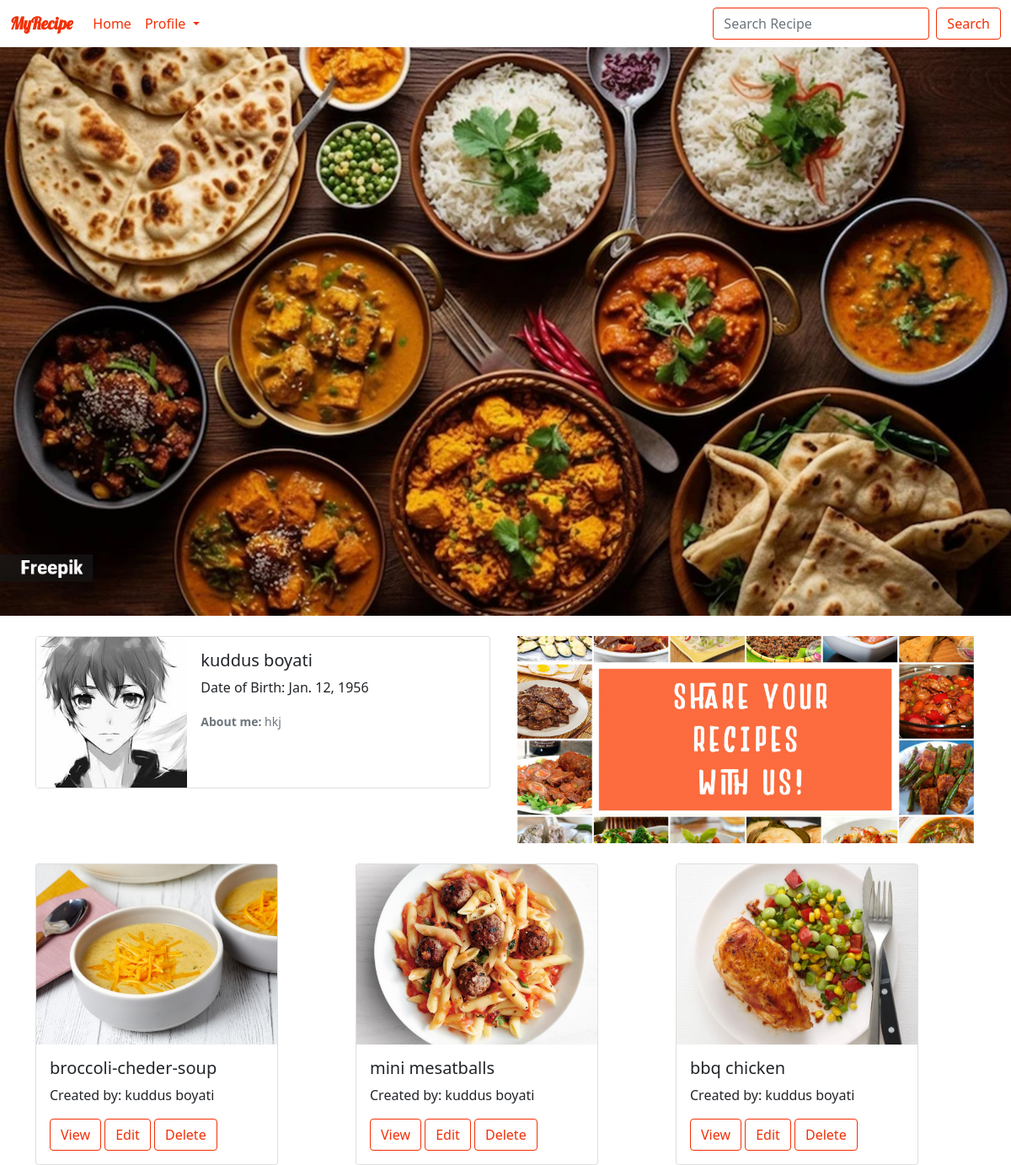
Screenshot of /users/viewprofile (signed in) with the database file from the repository.
### users/models.py (models this page shows, shortened)
class Profile(models.Model):
     user = models.OneToOneField(User,on_delete=models.CASCADE)
     profile_pic = models.ImageField(upload_to='images',null=True)
     bio = models.CharField(max_length=120)
     birth_date = models.DateField(null=True)

### recipes/models.py (models this page shows, shortened)
class recipe(models.Model):
    recipe_name = models.CharField(max_length=120)
    ingredient = models.CharField(max_length=600)
    category = models.CharField(max_length=120)
    recipe_pic = models.ImageField(upload_to="images")
    How_to_make = models.CharField(max_length=600)
    created_by = models.ForeignKey(to=User,on_delete=models.CASCADE)

### users/views.py (the view)
# urls.py: path('viewprofile',views.ViewProfile.as_view(),name="viewprofile"),
class ViewProfile(TemplateView):
    context = {}
    template_name = 'users/viewprofile.html'
    def get(self,request,*args,**kwargs):
        user_id = request.user.id
        try:
            profile = Profile.objects.get(user=user_id)
            self.context['profile'] = profile
        except Exception:
            pass
        data = recipe.objects.filter(created_by=user_id)
        self.context['data'] = data
        return render(request,self.template_name,self.context)

### users/templates/users/viewprofile.html (shortened to what this page needs)
<!DOCTYPE html>
<html lang="en">
<head>
    <link href="https://cdn.jsdelivr.net/npm/bootstrap@5.0.0-beta3/dist/css/bootstrap.min.css" rel="stylesheet">
    {% load static %}
    <link rel="stylesheet" href="{% static 'users/css/viewprofile.css' %}">
    <link rel="stylesheet" href="{% static 'home/css/home.css' %}">
</head>
<body>
{% include 'home/nav.html' %}
<img src="{% static 'home/images/bgimg2.jpeg' %}" class="img-fluid" style="background-image">
<div class="container">
    <div class="row">
        <div class="col-6">
            <div class="card mb-3" style="max-width: 540px;">
                <div class="row g-0">
                    <div class="col-md-4">
                        <img src="/{{profile.profile_pic}}" alt="...">
                    </div>
                    <div class="col-md-8">
                        <div class="card-body">
                            <h5 class="card-title">{{profile.user.first_name}} {{profile.user.last_name}}</h5>
                            <p class="card-text">Date of Birth: {{profile.birth_date}}</p>
                            <p class="card-text"><small class="text-muted"><b>About me:</b> {{profile.bio}}</small></p>
                        </div>
                    </div>
                </div>
            </div>
        </div>
        <div class="col-6">
            <a href="{% url 'createrecipe' %}">
            <img src="{% static 'home/images/share.png' %}">
            </a>
        </div>
    </div>
</div>
 {% include 'home/card.html' %}
</body>
</html>

### home/templates/home/nav.html (shortened to what this page needs)
{% if request.user.is_active %}
  {% if profile %}
    <nav class="navbar navbar-expand-lg navbar-light bg-light">
      <div class="container-fluid">
        <a class="navbar-brand" href="#"><b>MyRecipe</b></a>
        <div class="collapse navbar-collapse" id="navbarSupportedContent">
          <ul class="navbar-nav me-auto mb-2 mb-lg-0">
            <li class="nav-item">
              <a class="nav-link active" aria-current="page" href="{% url 'home' %}">Home</a>
            </li>
            <li class="nav-item dropdown">
              <a class="nav-link active dropdown-toggle" href="#" id="navbarDropdown" role="button" data-bs-toggle="dropdown" aria-expanded="false">
                Profile
              </a>
            </li>
          </ul>
          <form class="d-flex">
            <input class="form-control me-2" type="search" placeholder="Search Recipe" aria-label="Search">
            <button id="bs" class="btn btn-outline-success" type="submit">Search</button>
          </form>
        </div>
      </div>
    </nav>
  {% endif %}
{% endif %}

### home/templates/home/card.html (shortened to what this page needs)
<div class="container">
    <div class="row row-cols-1 row-cols-md-3 g-4">
      {% for obj in data %}
        {% if obj.created_by == request.user %}
          <div class="col-3">
            <div class="card h-100" style="width: 18rem;">
              <img src="/{{obj.recipe_pic}}" class="card-img-top" alt="...">
              <div class="card-body">
                <h5 class="card-title">{{obj.recipe_name}}</h5>
                <p class="card-text">Created by: {{obj.created_by.first_name}} {{obj.created_by.last_name}}</p>
                <a href="{% url 'viewrecipe' obj.pk %}" class="btn btn-outline-success" id="bt1">View</a>
                <a href="{% url 'editrecipe' obj.pk %}" class="btn btn-outline-success" id="bt2">Edit</a>
                <a href="{% url 'deleterecipe' obj.pk %}" class="btn btn-outline-success" id="bt3">Delete</a>
              </div>
            </div>
          </div>
        {% endif %}
      {% endfor %}
      </div>
</div>

### users/static/users/css/viewprofile.css (style rules this page uses)
img { max-width:100% !important; height:100% !important; }

### home/static/home/css/home.css (style rules this page uses)
.bg-light { background-color: white !important; }
.navbar-light .navbar-brand { color: #F23005 !important; font-family: 'Lobster', cursive; }
.navbar-light .navbar-nav .nav-link.active, .navbar-light .navbar-nav .show > .nav-link { color: #F23005 !important ; }
.form-control { border: 1px solid #F23005; }
.container { position: relative; padding-top:2% }
.btn-outline-success, .btn-outline-success:focus, .btn-outline-success:active, .btn-outline-success:hover { color: #F23005!important ; border-color: #F23005 !important; }
.card-img-top { width: 100%; height: 15vw; object-fit: cover; }

### rows the page displays
Profile: profile_pic (picture), user.first_name "kuddus", user.last_name "boyati", birth_date "Jan. 12, 1956", bio "hkj"
recipe: recipe_pic (picture), recipe_name "broccoli-cheder-soup", created_by.first_name "kuddus", created_by.last_name "boyati"
recipe: recipe_pic (picture), recipe_name "mini mesatballs", created_by.first_name "kuddus", created_by.last_name "boyati"
recipe: recipe_pic (picture), recipe_name "bbq chicken", created_by.first_name "kuddus", created_by.last_name "boyati"
